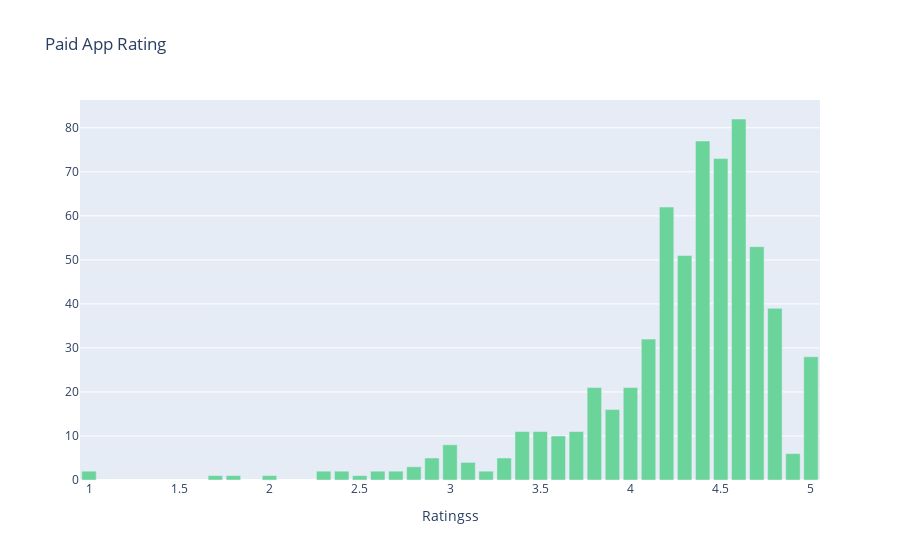

Notebook code cell kept with this figure:
### Code cell
col='Rating'
v2=d2[col].value_counts().reset_index()
v2=v2.rename(columns={col:'count','index':col})
v2['percent']=v2['count'].apply(lambda x : 100*x/sum(v2['count']))
v2=v2.sort_values(col)
trace1 = go.Bar(x=v2[col], y=v2["count"], name="Paid",  marker=dict(color="#6ad49b"))
layout={'title':"Paid App Rating",'xaxis':{'title':"Ratingss"}}
fig = go.Figure(data=[trace1], layout=layout)
iplot(fig)

### Figure 1 — Plotly figure (JSON) as saved in the notebook; plotly's stock layout.template omitted (floating-point values rounded to 4 significant figures)
{"data": [{"marker": {"color": "#6ad49b"}, "name": "Paid", "type": "bar", "x": [1, 1.7, 1.8, 2, 2.3, 2.4, 2.5, 2.6, 2.7, 2.8, 2.9, 3, 3.1, 3.2, 3.3, 3.4, 3.5, 3.6, 3.7, 3.8, 3.9, 4, 4.1, 4.2, 4.3, 4.4, 4.5, 4.6, 4.7, 4.8, 4.9, 5], "y": [2, 1, 1, 1, 2, 2, 1, 2, 2, 3, 5, 8, 4, 2, 5, 11, 11, 10, 11, 21, 16, 21, 32, 62, 51, 77, 73, 82, 53, 39, 6, 28]}], "layout": {"title": {"text": "Paid App Rating"}, "xaxis": {"title": {"text": "Ratingss"}}}}
